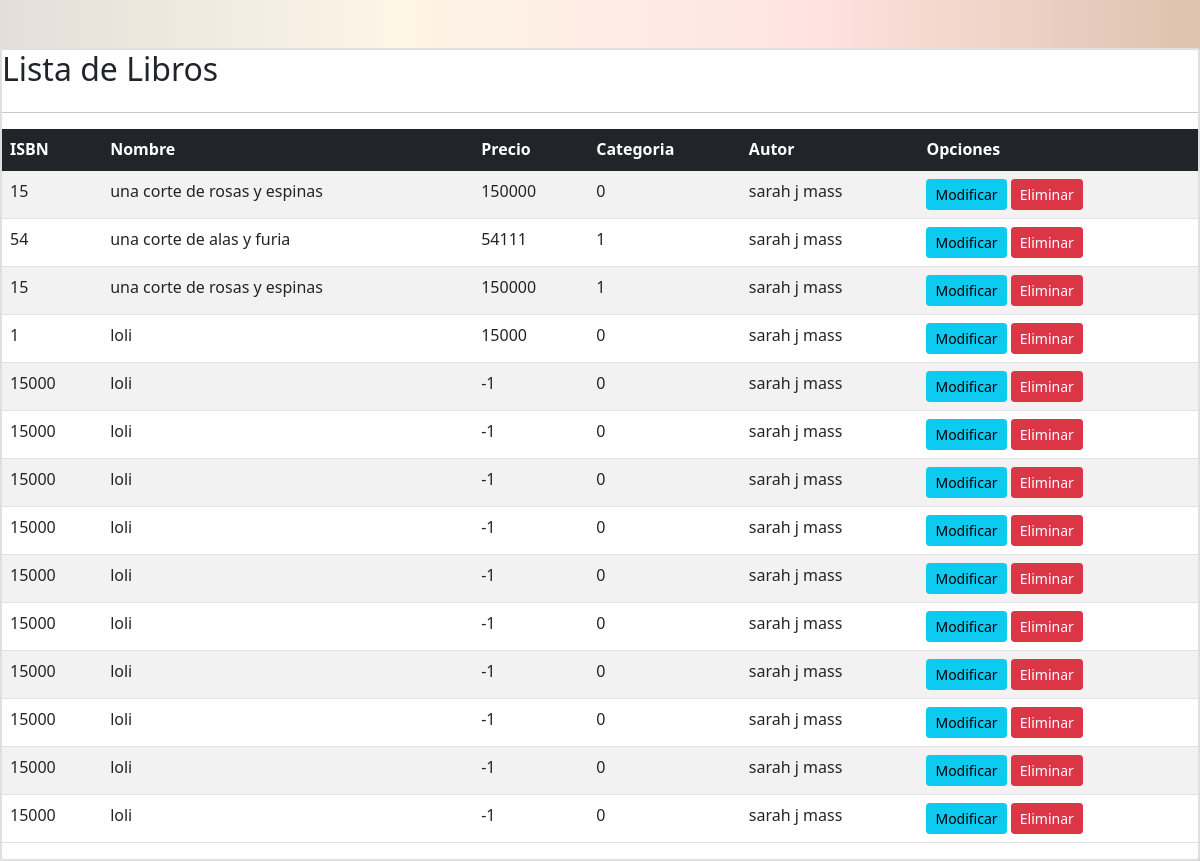
The page /libroList/ on the database as committed earlier.
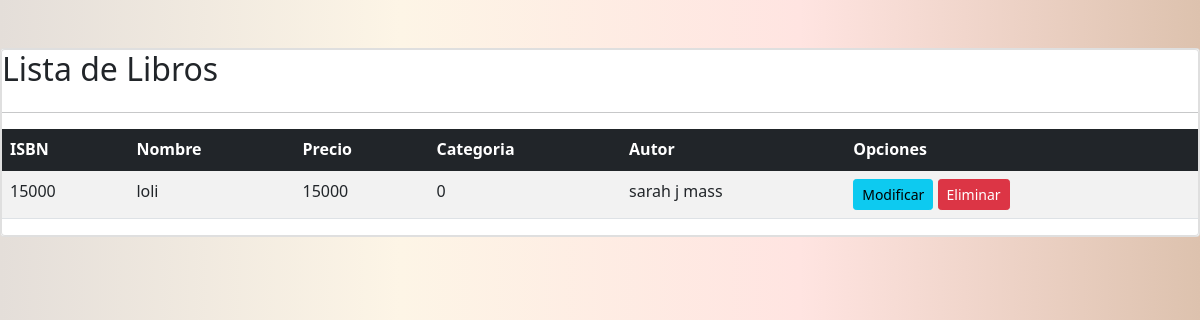
The same page on the database as committed later.
### tienda/models.py (models this page shows, shortened)
class Libro(models.Model):
    isbn = models.IntegerField()
    nombre = models.CharField(max_length=400)
    precio = models.IntegerField()
    categoria = models.IntegerField(choices=opciones_categoria)
    nuevo = models.BooleanField()
    autor = models.ForeignKey(Autor, on_delete=models.PROTECT)

class Autor(models.Model):
    idAutor = models.IntegerField()
    nombre = models.CharField(max_length=100)
    def __str__(selft):
        return selft.nombre

### tienda/views.py (the view)
# urls.py: path('libroList/', libroList, name='libroList'),
def libroList(request):
    libros = Libro.objects.all()
    contexto={
        'libros':libros
    }
    return render(request, 'tienda/Libros/listar.html',contexto)

### tienda/templates/tienda/Libros/listar.html (shortened to what this page needs)
{% load static %}
<!DOCTYPE html>
<html lang="en">
<head>
    <link href="https://cdn.jsdelivr.net/npm/bootstrap@5.1.3/dist/css/bootstrap.min.css" rel="stylesheet"
>
    <link rel="stylesheet" href="{% static 'css/crud.css'%}">
</head>
<body>
    <br>
    <br>
    <div class="card">
        <div class="card body">
            <h2>Lista de Libros</h2>
            <hr>
            <table class="table table-striped table-hover table-responsive-sm" id="libros">
                <thead class="table-dark">
                    <tr>
                        <th scope="col">ISBN</th>
                        <th scope="col">Nombre</th>
                        <th scope="col">Precio</th>
                        <th scope="col">Categoria</th>
                        <th scope="col">Autor</th>
                        <th scope="col">Opciones</th>
                    </tr>
                </thead>
                {% for lista in libros%}
                <tr>
                    <td>{{lista.isbn}}</td>
                    <td>{{lista.nombre}}</td>
                    <td>{{lista.precio}}</td>
                    <td>{{lista.categoria}}</td>
                    <td>{{lista.autor}}</td>
                    <td>
                        <a href="{% url 'modificarLibro' lista.id %}" class="btn btn-info btn-sm">Modificar</a>
                        <a href="{% url 'eliminarLibro' lista.id %}"  class="btn btn-danger btn-sm">Eliminar</a>
                    </td>
                </tr>
                {% endfor %}
            </table>
        </div>
    </div>
</body>
</html>

### tienda/static/css/crud.css (style rules this page uses)
body { background: -webkit-linear-gradient(left,#e4ded9,#FDF5E6, #FFE4E1, #ddc2ae);; background-attachment: fixed; display: block; }

Rows that differ between the two databases and show on the page:
removed Libro: isbn "15", nombre "una corte de rosas y espinas", precio "150000", categoria "0", autor "sarah j mass"
removed Libro: isbn "54", nombre "una corte de alas y furia", precio "54111", categoria "1", autor "sarah j mass"
removed Libro: isbn "15", nombre "una corte de rosas y espinas", precio "150000", categoria "1", autor "sarah j mass"
removed Libro: isbn "1", nombre "loli", precio "15000", categoria "0", autor "sarah j mass"
removed Libro: isbn "15000", nombre "loli", precio "-1", categoria "0", autor "sarah j mass"
removed Libro: isbn "15000", nombre "loli", precio "-1", categoria "0", autor "sarah j mass"
removed Libro: isbn "15000", nombre "loli", precio "-1", categoria "0", autor "sarah j mass"
removed Libro: isbn "15000", nombre "loli", precio "-1", categoria "0", autor "sarah j mass"
removed Libro: isbn "15000", nombre "loli", precio "-1", categoria "0", autor "sarah j mass"
removed Libro: isbn "15000", nombre "loli", precio "-1", categoria "0", autor "sarah j mass"
removed Libro: isbn "15000", nombre "loli", precio "-1", categoria "0", autor "sarah j mass"
removed Libro: isbn "15000", nombre "loli", precio "-1", categoria "0", autor "sarah j mass"
removed Libro: isbn "15000", nombre "loli", precio "-1", categoria "0", autor "sarah j mass"
changed Libro "loli": precio "-1" → "15000"
